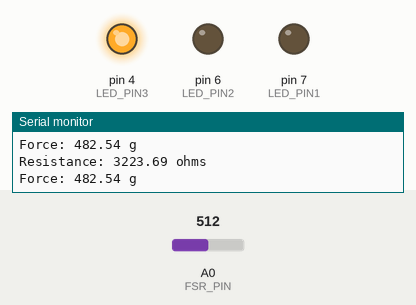
This sketch was run on a simulated Arduino Uno, built with avr-gcc and run on an emulated ATmega328P. Shown: output pins drawn as LEDs (lit = HIGH), the last lines printed to the serial monitor. The test bench sets the inputs (shaded band); at power-on: A0 (FSR_PIN) = 512.

Above: at 1.3 s.
1.4 s: A0 (FSR_PIN) set to 194
2.9 s: A0 (FSR_PIN) set to 158
At 4.2 s:
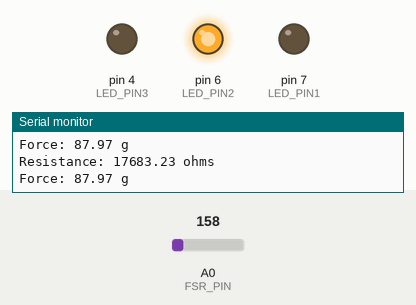
4.5 s: A0 (FSR_PIN) set to 122
6.0 s: A0 (FSR_PIN) set to 107
At 6.9 s:
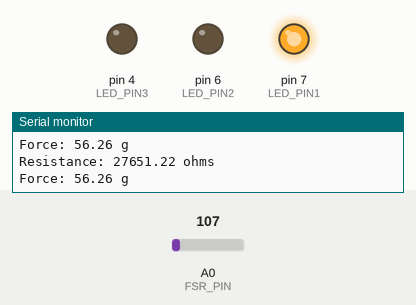
7.5 s: A0 (FSR_PIN) set to 22
9.0 s: A0 (FSR_PIN) set to 18
At 9.4 s:
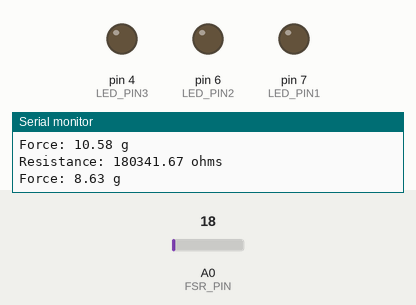
Timing chart, 0 to 11.5 s (numbered marks = the images above; inputs shaded):
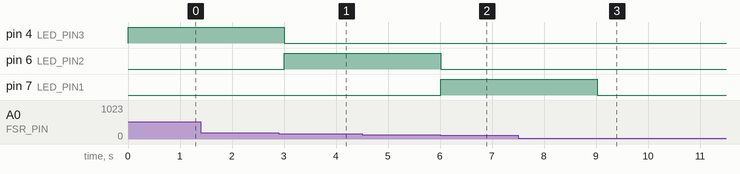

Measured:
- the behaviour switches between 176 and 175 on A0 (FSR_PIN) (found by bisection; images 0 and 1)
- the behaviour switches between 114 and 113 on A0 (FSR_PIN) (found by bisection; images 1 and 2)
- the behaviour switches between 21 and 20 on A0 (FSR_PIN) (found by bisection; images 2 and 3)
- after the input at 2.9 s, pin 4 (LED_PIN3): HIGH → LOW after 0.11 s; pin 6 (LED_PIN2): LOW → HIGH after 0.11 s
- after the input at 6.0 s, pin 6 (LED_PIN2): HIGH → LOW at once; pin 7 (LED_PIN1): LOW → HIGH at once
- after the input at 9.0 s, pin 7 (LED_PIN1): HIGH → LOW at once

The sketch:

pressure_pad_sensor.ino
```cpp
// NOTE THAT THE CODE IS FROM HERE: https://www.hackster.io/thelastjedi/pressure-pad-interfacing-with-arduino-efacad


const int FSR_PIN = A0; // Pin connected to FSR/resistor divider
const int LED_PIN1 = 7;
const int LED_PIN2 = 6;
const int LED_PIN3 = 4;
const float VCC = 4.98; // Measured voltage of Ardunio 5V line
const float R_DIV = 3230.0; // Measured resistance of 3.3k resistor

void setup()
{
  Serial.begin(9600);
  pinMode(FSR_PIN, INPUT);
  pinMode(LED_PIN1, OUTPUT);
  pinMode(LED_PIN2, OUTPUT);
  pinMode(LED_PIN3, OUTPUT);
}

void loop()
{
  int fsrADC = analogRead(FSR_PIN);
  // If the FSR has no pressure, the resistance will be
  // near infinite. So the voltage should be near 0.
  if (fsrADC != 0) // If the analog reading is non-zero
  {
    // Use ADC reading to calculate voltage:
    float fsrV = fsrADC * VCC / 1023.0;
    // Use voltage and static resistor value to
    // calculate FSR resistance:
    float fsrR = R_DIV * (VCC / fsrV - 1.0);
    Serial.println("Resistance: " + String(fsrR) + " ohms");
    // Guesstimate force based on slopes in figure 3 of
    // FSR datasheet:
    float force;
    float fsrG = 1.0 / fsrR; // Calculate conductance
    // Break parabolic curve down into two linear slopes:
    if (fsrR <= 600)
      force = (fsrG - 0.00075) / 0.00000032639;
    else
      force =  fsrG / 0.000000642857;
    Serial.println("Force: " + String(force) + " g");
    Serial.println();
    if(force<10)
    {
       digitalWrite(LED_PIN1,LOW);
      digitalWrite(LED_PIN2,LOW);
      digitalWrite(LED_PIN3,LOW);}
    if(force>20)
    {
      digitalWrite(LED_PIN1,HIGH);
      digitalWrite(LED_PIN2,LOW);
      digitalWrite(LED_PIN3,LOW);

    }
    if(force>60)
    {
      digitalWrite(LED_PIN2,HIGH);
      digitalWrite(LED_PIN1,LOW);
      digitalWrite(LED_PIN3,LOW);
    }
    if(force>100)
    {
       digitalWrite(LED_PIN3,HIGH);
      digitalWrite(LED_PIN2,LOW);
      digitalWrite(LED_PIN1,LOW);
    }

    delay(500);

  }
  else
  {
    // No pressure detected
  }
}
```
